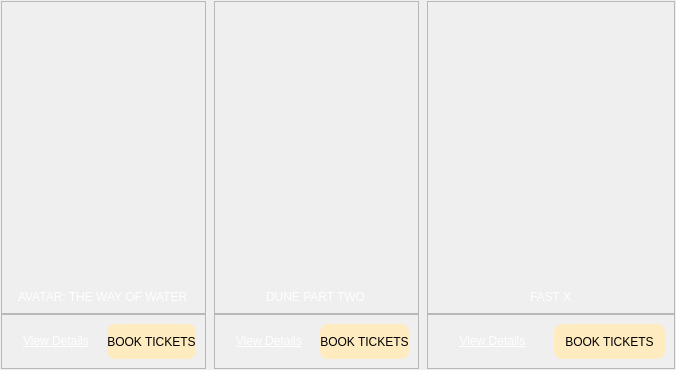
               <widget class="QWidget" name="widget_5" native="true">
                <layout class="QHBoxLayout" name="horizontalLayout_9">
                 <property name="spacing">
                  <number>6</number>
                 </property>
                 <property name="leftMargin">
                  <number>0</number>
                 </property>
                 <property name="topMargin">
                  <number>0</number>
                 </property>
                 <property name="rightMargin">
                  <number>0</number>
                 </property>
                 <property name="bottomMargin">
                  <number>0</number>
                 </property>
                 <item>
                  <widget class="QWidget" name="widget_10" native="true">
                   <layout class="QVBoxLayout" name="verticalLayout_15">
                    <property name="spacing">
                     <number>0</number>
                    </property>
                    <property name="leftMargin">
                     <number>1</number>
                    </property>
                    <property name="topMargin">
                     <number>1</number>
                    </property>
                    <property name="rightMargin">
                     <number>1</number>
                    </property>
                    <property name="bottomMargin">
                     <number>1</number>
                    </property>
                    <item>
                     <widget class="QFrame" name="frame_10">
                      <property name="frameShape">
                       <enum>QFrame::StyledPanel</enum>
                      </property>
                      <property name="frameShadow">
                       <enum>QFrame::Raised</enum>
                      </property>
                      <layout class="QVBoxLayout" name="verticalLayout_16">
                       <item alignment="Qt::AlignHCenter">
                        <widget class="QLabel" name="label_14">
                         <property name="sizePolicy">
                          <sizepolicy hsizetype="Expanding" vsizetype="Expanding">
                           <horstretch>0</horstretch>
                           <verstretch>0</verstretch>
                          </sizepolicy>
                         </property>
                         <property name="minimumSize">
                          <size>
                           <width>185</width>
                           <height>273</height>
                          </size>
                         </property>
                         <property name="maximumSize">
                          <size>
                           <width>185</width>
                           <height>273</height>
                          </size>
                         </property>
                         <property name="sizeIncrement">
                          <size>
                           <width>30</width>
                           <height>30</height>
                          </size>
                         </property>
                         <property name="text">
                          <string/>
                         </property>
                         <property name="pixmap">
                          <pixmap resource="../../utils/resources_poster.qrc">:/Poster/images/Poster/Avatar.jpg</pixmap>
                         </property>
                         <property name="scaledContents">
                          <bool>true</bool>
                         </property>
                        </widget>
                       </item>
                       <item alignment="Qt::AlignHCenter">
                        <widget class="QLabel" name="label_NameMovie_1">
                         <property name="styleSheet">
                          <string notr="true">
font: 75 bold 12pt &quot;Segoe UI Variable Display&quot;;
color: rgb(254, 254, 255);</string>
                         </property>
                         <property name="text">
                          <string>AVATAR: THE WAY OF WATER</string>
                         </property>
                        </widget>
                       </item>
                      </layout>
                     </widget>
                    </item>
                    <item>
                     <widget class="QFrame" name="frame_11">
                      <property name="frameShape">
                       <enum>QFrame::StyledPanel</enum>
                      </property>
                      <property name="frameShadow">
                       <enum>QFrame::Raised</enum>
                      </property>
                      <layout class="QHBoxLayout" name="horizontalLayout_7">
                       <item>
                        <widget class="QPushButton" name="btn_ViewDetails_1">
                         <property name="styleSheet">
                          <string notr="true">text-decoration: underline;
font: 63 10pt &quot;Segoe UI Semibold&quot;;
border-radius: 8px;
color: rgb(254, 254, 255);
</string>
                         </property>
                         <property name="text">
                          <string>View Details</string>
                         </property>
                         <property name="icon">
                          <iconset resource="../../utils/resources.qrc">
                           <normaloff>:/WhiteIcons/images/icons/WhiteIcons/alert_circle_ic.svg</normaloff>:/WhiteIcons/images/icons/WhiteIcons/alert_circle_ic.svg</iconset>
                         </property>
                         <property name="iconSize">
                          <size>
                           <width>24</width>
                           <height>24</height>
                          </size>
                         </property>
                        </widget>
                       </item>
                       <item>
                        <widget class="QPushButton" name="btn_BookTicket_1">
                         <property name="minimumSize">
                          <size>
                           <width>0</width>
                           <height>35</height>
                          </size>
                         </property>
                         <property name="styleSheet">
                          <string notr="true">border-radius: 8px;
color: rgb(0, 0, 0);
font: 87 10pt &quot;Segoe UI Black&quot;;
background-color: rgb(255, 235, 192);</string>
                         </property>
                         <property name="text">
                          <string>BOOK TICKETS</string>
                         </property>
                         <property name="iconSize">
                          <size>
                           <width>30</width>
                           <height>30</height>
                          </size>
                         </property>
                        </widget>
                       </item>
                      </layout>
                     </widget>
                    </item>
                   </layout>
                  </widget>
                 </item>
                 <item>
                  <widget class="QWidget" name="widget_11" native="true">
                   <layout class="QVBoxLayout" name="verticalLayout_17">
                    <property name="spacing">
                     <number>0</number>
                    </property>
                    <property name="leftMargin">
                     <number>1</number>
                    </property>
                    <property name="topMargin">
                     <number>1</number>
                    </property>
                    <property name="rightMargin">
                     <number>1</number>
                    </property>
                    <property name="bottomMargin">
                     <number>1</number>
                    </property>
                    <item>
                     <widget class="QFrame" name="frame_12">
                      <property name="frameShape">
                       <enum>QFrame::StyledPanel</enum>
                      </property>
                      <property name="frameShadow">
                       <enum>QFrame::Raised</enum>
                      </property>
                      <layout class="QVBoxLayout" name="verticalLayout_18">
                       <item alignment="Qt::AlignHCenter">
                        <widget class="QLabel" name="label_16">
                         <property name="minimumSize">
                          <size>
                           <width>185</width>
                           <height>273</height>
                          </size>
                         </property>
                         <property name="maximumSize">
                          <size>
                           <width>185</width>
                           <height>273</height>
                          </size>
                         </property>
                         <property name="text">
                          <string/>
                         </property>
                         <property name="pixmap">
                          <pixmap resource="../../utils/resources_poster.qrc">:/Poster/images/Poster/Dune.jpg</pixmap>
                         </property>
                         <property name="scaledContents">
                          <bool>true</bool>
                         </property>
                        </widget>
                       </item>
                       <item alignment="Qt::AlignHCenter">
                        <widget class="QLabel" name="label_17">
                         <property name="styleSheet">
                          <string notr="true">
font: 75 bold 12pt &quot;Segoe UI Variable Display&quot;;
color: rgb(254, 254, 255);</string>
                         </property>
                         <property name="text">
                          <string>DUNE PART TWO</string>
                         </property>
                        </widget>
                       </item>
                      </layout>
                     </widget>
                    </item>
                    <item>
                     <widget class="QFrame" name="frame_14">
                      <property name="frameShape">
                       <enum>QFrame::StyledPanel</enum>
                      </property>
                      <property name="frameShadow">
                       <enum>QFrame::Raised</enum>
                      </property>
                      <layout class="QHBoxLayout" name="horizontalLayout_12">
                       <item>
                        <widget class="QPushButton" name="btn_ViewDetails_7">
                         <property name="styleSheet">
                          <string notr="true">text-decoration: underline;
font: 63 10pt &quot;Segoe UI Semibold&quot;;
border-radius: 8px;
color: rgb(254, 254, 255);
</string>
                         </property>
                         <property name="text">
                          <string>View Details</string>
                         </property>
                         <property name="icon">
                          <iconset resource="../../utils/resources.qrc">
                           <normaloff>:/WhiteIcons/images/icons/WhiteIcons/alert_circle_ic.svg</normaloff>:/WhiteIcons/images/icons/WhiteIcons/alert_circle_ic.svg</iconset>
                         </property>
                         <property name="iconSize">
                          <size>
                           <width>24</width>
                           <height>24</height>
                          </size>
                         </property>
                        </widget>
                       </item>
                       <item>
                        <widget class="QPushButton" name="btn_BookTicket_5">
                         <property name="minimumSize">
                          <size>
                           <width>0</width>
                           <height>35</height>
                          </size>
                         </property>
                         <property name="styleSheet">
                          <string notr="true">border-radius: 8px;
font: 87 10pt &quot;Segoe UI Black&quot;;
background-color: rgb(255, 235, 192);
color: rgb(0, 0, 0);</string>
                         </property>
                         <property name="text">
                          <string>BOOK TICKETS</string>
                         </property>
                         <property name="iconSize">
                          <size>
                           <width>30</width>
                           <height>30</height>
                          </size>
                         </property>
                        </widget>
                       </item>
                      </layout>
                     </widget>
                    </item>
                   </layout>
                  </widget>
                 </item>
                 <item>
                  <widget class="QWidget" name="widget_9" native="true">
                   <property name="minimumSize">
                    <size>
                     <width>250</width>
                     <height>0</height>
                    </size>
                   </property>
                   <layout class="QVBoxLayout" name="verticalLayout_13">
                    <property name="spacing">
                     <number>0</number>
                    </property>
                    <property name="leftMargin">
                     <number>1</number>
                    </property>
                    <property name="topMargin">
                     <number>1</number>
                    </property>
                    <property name="rightMargin">
                     <number>1</number>
                    </property>
                    <property name="bottomMargin">
                     <number>1</number>
                    </property>
                    <item>
                     <widget class="QFrame" name="frame_8">
                      <property name="frameShape">
                       <enum>QFrame::StyledPanel</enum>
                      </property>
                      <property name="frameShadow">
                       <enum>QFrame::Raised</enum>
                      </property>
                      <layout class="QVBoxLayout" name="verticalLayout_14">
                       <item alignment="Qt::AlignHCenter">
                        <widget class="QLabel" name="label_12">
                         <property name="minimumSize">
                          <size>
                           <width>185</width>
                           <height>273</height>
                          </size>
                         </property>
                         <property name="maximumSize">
                          <size>
                           <width>185</width>
                           <height>273</height>
                          </size>
                         </property>
                         <property name="text">
                          <string/>
                         </property>
                         <property name="pixmap">
                          <pixmap resource="../../utils/resources_poster.qrc">:/Poster/images/Poster/FastX.jpg</pixmap>
                         </property>
                         <property name="scaledContents">
                          <bool>true</bool>
                         </property>
                        </widget>
                       </item>
                       <item alignment="Qt::AlignHCenter">
                        <widget class="QLabel" name="label_13">
                         <property name="styleSheet">
                          <string notr="true">
font: 75 bold 12pt &quot;Segoe UI Variable Display&quot;;
color: rgb(254, 254, 255);</string>
                         </property>
                         <property name="text">
                          <string>FAST X</string>
                         </property>
                        </widget>
                       </item>
                      </layout>
                     </widget>
                    </item>
                    <item>
                     <widget class="QFrame" name="frame_15">
                      <property name="frameShape">
                       <enum>QFrame::StyledPanel</enum>
                      </property>
                      <property name="frameShadow">
                       <enum>QFrame::Raised</enum>
                      </property>
                      <layout class="QHBoxLayout" name="horizontalLayout_13">
                       <item>
                        <widget class="QPushButton" name="btn_ViewDetails_8">
                         <property name="styleSheet">
                          <string notr="true">text-decoration: underline;
font: 63 10pt &quot;Segoe UI Semibold&quot;;
border-radius: 8px;
color: rgb(254, 254, 255);
</string>
                         </property>
                         <property name="text">
                          <string>View Details</string>
                         </property>
                         <property name="icon">
                          <iconset resource="../../utils/resources.qrc">
                           <normaloff>:/WhiteIcons/images/icons/WhiteIcons/alert_circle_ic.svg</normaloff>:/WhiteIcons/images/icons/WhiteIcons/alert_circle_ic.svg</iconset>
                         </property>
                         <property name="iconSize">
                          <size>
                           <width>24</width>
                           <height>24</height>
                          </size>
                         </property>
                        </widget>
                       </item>
                       <item>
                        <widget class="QPushButton" name="btn_BookTicket_7">
                         <property name="minimumSize">
                          <size>
                           <width>0</width>
                           <height>35</height>
                          </size>
                         </property>
                         <property name="styleSheet">
                          <string notr="true">border-radius: 8px;
font: 87 10pt &quot;Segoe UI Black&quot;;
background-color: rgb(255, 235, 192);
color: rgb(0, 0, 0);</string>
                         </property>
                         <property name="text">
                          <string>BOOK TICKETS</string>
                         </property>
                         <property name="iconSize">
                          <size>
                           <width>30</width>
                           <height>30</height>
                          </size>
                         </property>
                        </widget>
                       </item>
                      </layout>
                     </widget>
                    </item>
                   </layout>
                  </widget>
                 </item>
                </layout>
               </widget>
